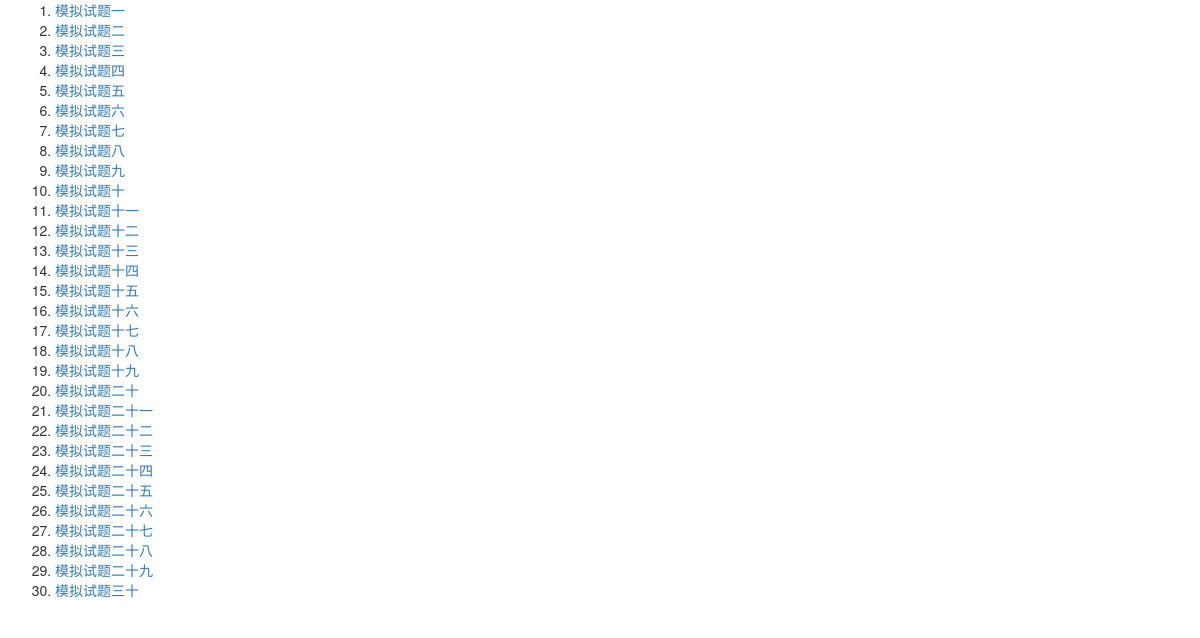
The page / on the database its author committed.
### exam/models.py (models this page shows)
class Paper(models.Model):
    paper_id = models.IntegerField(primary_key=True)
    name = models.TextField()
    count = models.IntegerField()
    class Meta:
        managed = False
        db_table = 'paper'

### exam/views.py (the view)
# urls.py: url(r'^$', views.index, name='index'),
def index(request):
    context = {'title': 'qinlicang', 'items': ''}
    paperDao = PaperDao()
    items = paperDao.getSimuList()
    context['items'] = items
    return render(request, 'index.html', context)

### exam/dao.py (called while the page is built)
def tojson(obj):
    keys = []
    for field in obj._meta.fields:
        keys.append(field.name)
    out = {}
    for attr in keys:
        value = getattr(obj, attr)
        if isinstance(value, models.Model):
            value = json.loads(tojson(value))
        out[attr] = value
    return out

    def getSimuList(self):
        items = Paper.objects.filter(name__contains='模拟试题')
        out = []
        for item in items:
            out.append(tojson(item))
        return out

### templates/index.html (shortened to what this page needs)
{% extends "base.html" %}
{% block content %}
<div class="container">
  <div class="row myCenter">
	<ol>
	{% for item in items %}
	    <li><a href="paper{{item.paper_id}}/">{{ item.name }}</a></li>
	{% endfor %}
	</ol>
  </div>
</div>
{% endblock %}

### templates/base.html (shortened to what this page needs)
{% load staticfiles %}
<!DOCTYPE html>
<html lang="en">
<head>
    <link rel="stylesheet" href="{%static 'dist/bootstrap-3.3.7/css/bootstrap.min.css'%}">
    <link rel="stylesheet" href="{%static 'dist/bootstrap-3.3.7/css/bootstrap-theme.min.css'%}">
</head>
<body>
{% block content %}content{% endblock %}
</body>
</html>

### rows shown on the page
Paper: name "模拟试题一"
Paper: name "模拟试题二"
Paper: name "模拟试题三"
Paper: name "模拟试题四"
Paper: name "模拟试题五"
Paper: name "模拟试题六"
Paper: name "模拟试题七"
Paper: name "模拟试题八"
Paper: name "模拟试题九"
Paper: name "模拟试题十"
Paper: name "模拟试题十一"
Paper: name "模拟试题十二"
Paper: name "模拟试题十三"
Paper: name "模拟试题十四"
Paper: name "模拟试题十五"
Paper: name "模拟试题十六"
Paper: name "模拟试题十七"
Paper: name "模拟试题十八"
Paper: name "模拟试题十九"
Paper: name "模拟试题二十"
Paper: name "模拟试题二十一"
Paper: name "模拟试题二十二"
Paper: name "模拟试题二十三"
Paper: name "模拟试题二十四"
Paper: name "模拟试题二十五"
Paper: name "模拟试题二十六"
Paper: name "模拟试题二十七"
Paper: name "模拟试题二十八"
Paper: name "模拟试题二十九"
Paper: name "模拟试题三十"
